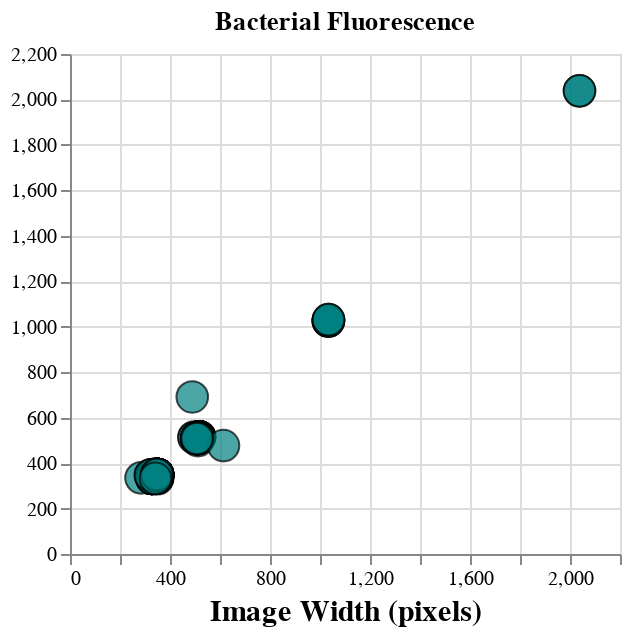

Notebook cell for this chart:
### Code cell
chart_fluor= (
    alt.Chart(
        source_fluor,
        height = 250,
        width = 275,
    )
    .mark_circle(
        size = 250,
        stroke = "black", 
        strokeWidth = 1.0,
        color = "teal"
    )
    .encode(
        x = alt.X(
            "x", 
            #axis = alt.Axis(titleFontSize = 15), 
            axis = alt.Axis(titleFontSize = 15), 
            title = "Image Width (pixels)", 
            scale = alt.Scale(domain = [0, 2200])
        ),
        y = alt.X(
            "y", 
            axis = alt.Axis(titleFontSize = 15, titlePadding = 9),
            title = None,#"Image Height (pixels)",
            scale = alt.Scale(domain = [0, 2200])
        ),
    )
    .properties(
        title = f"Bacterial Fluorescence"
    )
)

chart_fluor

### Figure 1 — Vega-Lite specification as saved in the notebook (floating-point values rounded to 4 significant figures; data arrays with more than 128 entries replaced by an {"elided": "..."} marker saying what was removed)
{"config": {"view": {"continuousWidth": 400, "continuousHeight": 300}}, "data": {"name": "data-5dc1d3998e0db8ba506c0db6d3f046bd"}, "mark": {"type": "circle", "color": "teal", "size": 250, "stroke": "black", "strokeWidth": 1.0}, "encoding": {"x": {"axis": {"titleFontSize": 15}, "field": "x", "scale": {"domain": [0, 2200]}, "title": "Image Width (pixels)", "type": "quantitative"}, "y": {"axis": {"titleFontSize": 15, "titlePadding": 9}, "field": "y", "scale": {"domain": [0, 2200]}, "title": null, "type": "quantitative"}}, "height": 250, "title": "Bacterial Fluorescence", "width": 275, "$schema": "https://vega.github.io/schema/vega-lite/v5.2.0.json", "datasets": {"data-5dc1d3998e0db8ba506c0db6d3f046bd": {"elided": "218 records"}}}
